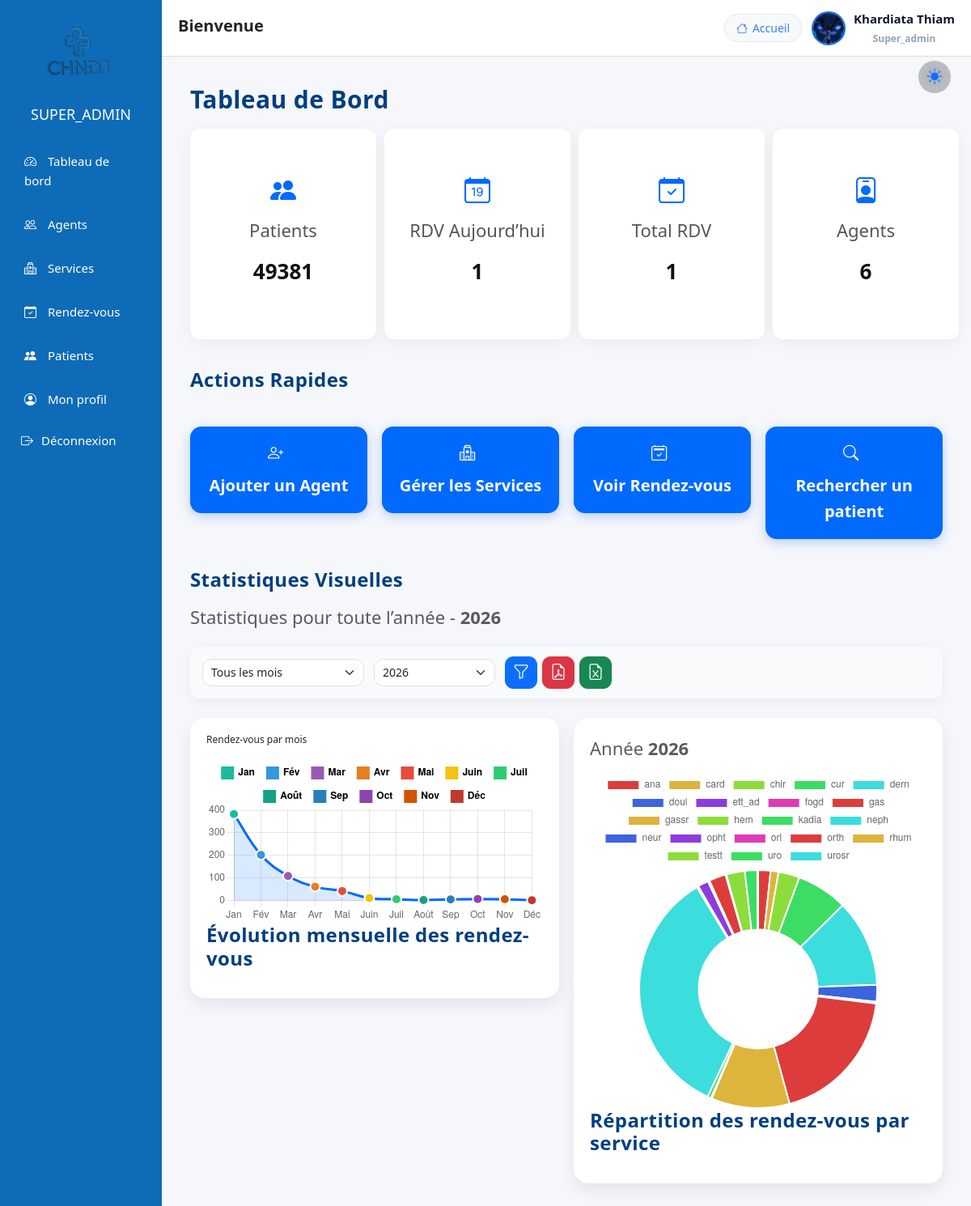
Screenshot of /views/admin.php (signed in) with the database file from the repository.
### tables this page shows
CREATE TABLE `agent` (
  `id` int(11) NOT NULL,
  `username` varchar(30) NOT NULL,
  `photo` varchar(255) DEFAULT NULL,
  `email` varchar(150) DEFAULT NULL,
  `prenom_agent` varchar(50) NOT NULL,
  `nom_agent` varchar(30) NOT NULL,
  `telephone_agent` varchar(20) NOT NULL,
  `password` varchar(255) NOT NULL,
  `status` int(11) NOT NULL,
  `role` enum('super_admin','admin','agent','medecin') NOT NULL,
  `created_at` datetime DEFAULT current_timestamp(),
  `updated_at` datetime DEFAULT current_timestamp() ON UPDATE current_timestamp(),
  `failed_attempts` int(11) NOT NULL DEFAULT 0,
  `locked_until` datetime DEFAULT NULL,
  `must_change_password` tinyint(1) DEFAULT 1
);

### views/admin.php (called while the page is built, shortened)
<?php
require 'admin_layout.php';

### views/admin_layout.php (the view, shortened to what this page needs)
<?php
$page = isset($_GET['page']) ? $_GET['page'] : 'dashboard';
$db = getConnection();
$stmt = $db->prepare("
    SELECT prenom_agent, nom_agent, email, photo
    FROM agent
    WHERE id = ?
    LIMIT 1
");
$stmt->execute([$_SESSION['user_id']]);
$admin = $stmt->fetch(PDO::FETCH_ASSOC);
$path = '../assets/img/' . $admin['photo'];
$avatar = file_exists($path)
    ? $path . '?v=' . filemtime($path)
    : '../assets/img/avatar.jpg';
$stmt = $db->prepare("
    SELECT prenom_agent, nom_agent, email, telephone_agent, photo
    FROM agent
    WHERE id = ?
    LIMIT 1
");
$stmt->execute([$_SESSION['user_id']]);
$admin = $stmt->fetch(PDO::FETCH_ASSOC);
$prenom = $admin['prenom_agent'] ?? 'Admin';
$nom    = $admin['nom_agent'] ?? '';
?>
<!DOCTYPE html>
<html lang="fr">
<head>
    <link href="https://cdn.jsdelivr.net/npm/bootstrap@5.3.2/dist/css/bootstrap.min.css" rel="stylesheet">
    <link href="https://cdn.jsdelivr.net/npm/bootstrap-icons@1.11.1/font/bootstrap-icons.css" rel="stylesheet">
    <link
        rel="stylesheet"
        href="https://cdn.jsdelivr.net/npm/intl-tel-input@18.3.5/build/css/intlTelInput.css"
    />
    <link rel="stylesheet" href="/rendezvous/assets/css/admin.css">
</head>
<body class="<?= $page ?> dark">
    <main class="main-content">
<div class="dashboard-container">
    <aside class="sidebar">
        <div class="sidebar-header">
            <img src="../assets/img/logo.png" class="sidebar-logo">
            <h4><?= strtoupper($_SESSION['role']) ?></h4>
        </div>
        <ul class="sidebar-menu">
            <?php if ($_SESSION['role'] === 'super_admin'): ?>
                <li>
                    <a href="admin.php?page=dashboard">
                        <i class="bi bi-speedometer2"></i> Tableau de bord
                    </a>
                </li>
            <?php endif; ?>
            <?php if ($_SESSION['role'] === 'super_admin'): ?>
                <li>
                    <a href="admin.php?page=agents"
                    class="<?= ($page == 'agents' ? 'active' : '') ?>">
                        <i class="bi bi-people"></i> Agents
                    </a>
                </li>
            <?php endif; ?>
            <?php if (in_array($_SESSION['role'], ['super_admin','admin'])): ?>
                <li>
                    <a href="admin.php?page=services"
                    class="<?= ($page == 'services' ? 'active' : '') ?>">
                        <i class="bi bi-hospital"></i> Services
                    </a>
                </li>
            <?php endif; ?>
            <li>
                <a href="admin.php?page=rendezvous"
                class="<?= ($page == 'rendezvous' ? 'active' : '') ?>">
                    <i class="bi bi-calendar-check"></i> Rendez-vous
                </a>
            </li>
            <li>
                <a href="admin.php?page=patients"
                class="<?= ($page == 'patients' ? 'active' : '') ?>">
                    <i class="bi bi-people-fill"></i> Patients
                </a>
            </li>
            <li>
                <a href="admin.php?page=profile"
                class="<?= ($page == 'profile' ? 'active' : '') ?>">
                    <i class="bi bi-person-circle"></i> Mon profil
                </a>
            </li>
            <li class="sidebar-item logout-item">
                <form method="POST" action="logout.php">
                    <button type="submit" class="sidebar-link logout-link">
                        <i class="bi bi-box-arrow-right"></i>
                        <span>Déconnexion</span>
                    </button>
                </form>
            </li>
        </ul>
    </aside>
    <main class="main-content">
        <header class="topbar">
            <div class="theme-toggle-dashboard" onclick="toggleDashboardTheme()">
                <i id="dashboardThemeIcon" class="bi bi-sun-fill"></i>
            </div>
                <h2>Bienvenue</h2>
            <div class="d-flex align-items-center gap-3">
                <a href="admin.php?page=accueil" class="btn btn-light btn-sm">
                    <i class="bi bi-house"></i> Accueil
                </a>
                <div class="profile-trigger" id="profileMenuBtn">
                    <img
                        src="<?= $avatar ?>"
                        class="topbar-avatar profile-preview"
                        alt="Avatar"
                    >
                    <div class="topbar-user">
                        <span class="topbar-name">
                            <?= htmlspecialchars($prenom . ' ' . $nom) ?>
                        </span>
                        <small class="topbar-role"><?= ucfirst($_SESSION['role']) ?></small>
                    </div>
                </div>
            </div>
        </header>
        <section class="content-wrapper">
            <?php
                $file = $page . ".php";
                if (file_exists($file)) {
                    require $file;
                } else {
                    echo "<div class='alert alert-danger'>Page introuvable : $file</div>";
                }
            ?>
        </section>
    </main>
</div>
 </main>
</body>
</html>

### rows the page displays
agent: photo (picture), prenom_agent+nom_agent "Khardiata Thiam"

### other values shown
$_SESSION['role'] "SUPER_ADMIN"
$_SESSION['role'] "Super_admin"
getTotalPatients() "49381"
getTodayRdv() "1"
$totalRdv "1"
getTotalAgents() "6"
$annee "2026"
form field year "2026"
chart data {{ json_encode($serviceLabels) }} ["ana","card","chir","cur","dern","doul","ett_ad","fogd","gas","gassr","hem","kadia","neph","neur","opht","orl","orth","rhum","testt","uro","urosr"]
chart data {{ json_encode($serviceData) }} [14,9,24,58,99,19,1,1,157,89,1,4,287,2,12,2,19,1,21,14,1]
